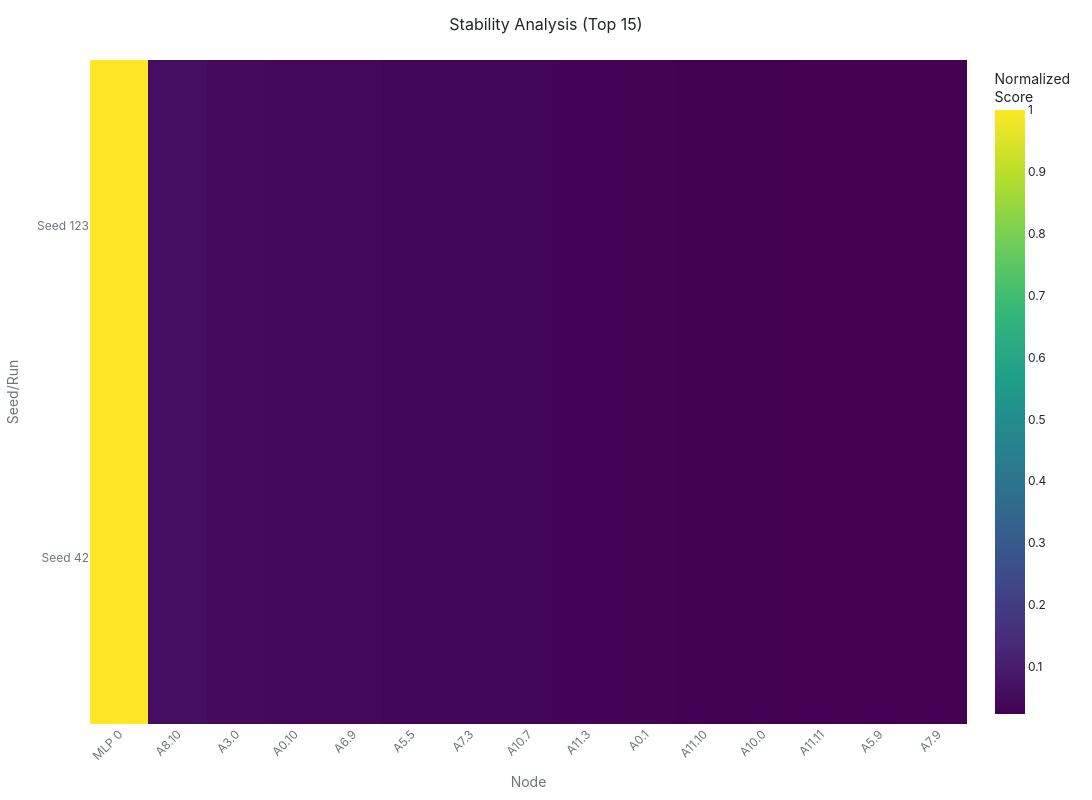

Notebook cell for this chart:
### Code cell
# Stability heatmap — are the same nodes important across seeds?
fig = dashboard.plot_stability_heatmap(top_k=15)
fig.show()

### Figure 1 — Plotly figure (JSON) as saved in the notebook; plotly's stock layout.template omitted (floating-point values rounded to 4 significant figures)
{"data": [{"colorbar": {"title": {"text": "Normalized<br>Score"}}, "colorscale": [[0, "#440154"], [0.1111, "#482878"], [0.2222, "#3e4989"], [0.3333, "#31688e"], [0.4444, "#26828e"], [0.5556, "#1f9e89"], [0.6667, "#35b779"], [0.7778, "#6ece58"], [0.8889, "#b5de2b"], [1, "#fde725"]], "hovertemplate": "Condition: %{y}<br>Node: %{x}<br>Score: %{z:.3f}<extra></extra>", "type": "heatmap", "x": ["MLP 0", "A8.10", "A3.0", "A0.10", "A6.9", "A5.5", "A7.3", "A10.7", "A11.3", "A0.1", "A11.10", "A10.0", "A11.11", "A5.9", "A7.9"], "y": ["Seed 42", "Seed 123"], "z": [[1.0, 0.05624, 0.04244, 0.04112, 0.04005, 0.03594, 0.03151, 0.03146, 0.02915, 0.02767, 0.02512, 0.02496, 0.02447, 0.02412, 0.02345], [1.0, 0.05624, 0.04244, 0.04112, 0.04005, 0.03594, 0.03151, 0.03146, 0.02915, 0.02767, 0.02512, 0.02496, 0.02447, 0.02412, 0.02345]]}], "layout": {"font": {"color": "#212529", "family": "Inter, -apple-system, BlinkMacSystemFont, 'Segoe UI', Roboto, Helvetica, Arial, sans-serif", "size": 12}, "height": 800, "hoverlabel": {"bgcolor": "#F8F9FA", "bordercolor": "#E9ECEF", "font": {"color": "#212529", "family": "Inter, -apple-system, BlinkMacSystemFont, 'Segoe UI', Roboto, Helvetica, Arial, sans-serif", "size": 12}}, "hovermode": "closest", "margin": {"b": 40, "l": 20, "r": 20, "t": 60}, "paper_bgcolor": "#FFFFFF", "plot_bgcolor": "#FFFFFF", "showlegend": false, "title": {"font": {"color": "#212529", "family": "Inter, -apple-system, BlinkMacSystemFont, 'Segoe UI', Roboto, Helvetica, Arial, sans-serif", "size": 16}, "text": "Stability Analysis (Top 15)", "x": 0.5, "xanchor": "center"}, "width": 1200, "xaxis": {"color": "#6C757D", "showgrid": false, "tickangle": -45, "title": {"text": "Node"}, "zeroline": false}, "yaxis": {"color": "#6C757D", "showgrid": false, "title": {"text": "Seed/Run"}, "zeroline": false}}}
